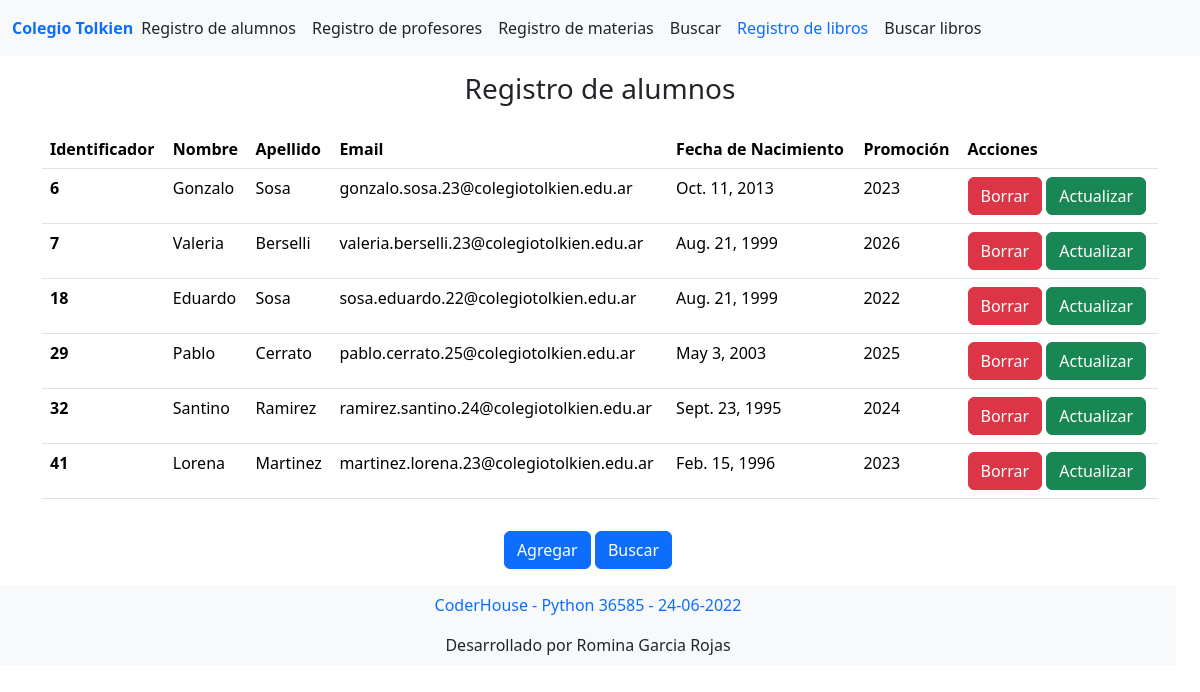
/registroa/, run on the app's committed database.
### alumnos/models.py (models this page shows)
class Persona(models.Model):
    nombre = models.CharField(max_length=100)
    apellido = models.CharField(max_length=100)
    email = models.CharField(max_length=100)
    fecha_nacimiento = models.DateField()
    promocion = models.IntegerField()

### alumnos/views.py (the view)
# urls.py: path('registroa/', views.registroa, name="registroa"),
def registroa(request):
    personas = Persona.objects.all()
    template = loader.get_template('alumnos/lista_alumnos.html')
    context = {
        'personas': personas,
    }
    return HttpResponse(template.render(context, request))

### alumnos/templates/alumnos/lista_alumnos.html (shortened to what this page needs)
{% extends "alumnos/index.html" %}
{% load bootstrap5 %}
{% block cuerpo %}
<main>
  <h1 class="fs-3 text text-center text-dark pt-3">Registro de alumnos</h1>
</main>
<div class="container py-3">
    <div class="row">
      <div class="col">
          {% if personas %}
          <table class="table">
              <thead>
                  <th scope="col">Identificador</th>
                  <th scope="col">Nombre</th>
                  <th scope="col">Apellido</th>
                  <th scope="col">Email</th>
                  <th scope="col">Fecha de Nacimiento</th>
                  <th scope="col">Promoción</th>
                  <th scope="col">Acciones</th>
              </thead>
              {% for p in personas %}
              <tbody>
                  <tr>
                      <th scope="row">{{p.id}} </th>
                      <td> {{p.nombre}} </td>
                      <td> {{p.apellido}} </td>
                      <td> {{p.email}} </td>
                      <td class> {{p.fecha_nacimiento}} </td>
                      <td> {{p.promocion}}</td>
                      <td>
                        {% url 'borrar' identificador=p.id as borrar_url %}
                        {% url 'actualizar' identificador=p.id as actualizar_url %}
                        {% bootstrap_button "Borrar" size="sm" button_class="btn-danger" button_type="link" href=borrar_url %}
                        {% bootstrap_button "Actualizar" size="sm" button_class="btn-success" button_type="link" href=actualizar_url %}
                      </td>
                  </tr>
              </tbody>
              {% endfor %}
          </table>
          {% else %}
              <p>No tienes alumnos, docentes ni directivos cargados</p>
          {% endif %}
      </div>
    </div>
  </div>
  <div class="row text-center w-100">
      <div class="col pb-3">
        {% url 'agregar' as agregar_url %}
        {% url 'buscar' as buscar_url %}
        {% bootstrap_button "Agregar" button_class="btn-primary" button_type="link" href=agregar_url %}
        {% bootstrap_button "Buscar" button_class="btn-primary" button_type="link" href=buscar_url %}
      <div>
    <div>
<div class="py-3">
  {% endblock %}

### data on the page
Persona: id "6", nombre "Gonzalo", apellido "Sosa", email "gonzalo.sosa.23@colegiotolkien.edu.ar", fecha_nacimiento "Oct. 11, 2013", promocion "2023", bootstrap_button "Borrar", bootstrap_button "Actualizar"
Persona: id "7", nombre "Valeria", apellido "Berselli", email "valeria.berselli.23@colegiotolkien.edu.ar", fecha_nacimiento "Aug. 21, 1999", promocion "2026", bootstrap_button "Borrar", bootstrap_button "Actualizar"
Persona: id "18", nombre "Eduardo", apellido "Sosa", email "sosa.eduardo.22@colegiotolkien.edu.ar", fecha_nacimiento "Aug. 21, 1999", promocion "2022", bootstrap_button "Borrar", bootstrap_button "Actualizar"
Persona: id "29", nombre "Pablo", apellido "Cerrato", email "pablo.cerrato.25@colegiotolkien.edu.ar", fecha_nacimiento "May 3, 2003", promocion "2025", bootstrap_button "Borrar", bootstrap_button "Actualizar"
Persona: id "32", nombre "Santino", apellido "Ramirez", email "ramirez.santino.24@colegiotolkien.edu.ar", fecha_nacimiento "Sept. 23, 1995", promocion "2024", bootstrap_button "Borrar", bootstrap_button "Actualizar"
Persona: id "41", nombre "Lorena", apellido "Martinez", email "martinez.lorena.23@colegiotolkien.edu.ar", fecha_nacimiento "Feb. 15, 1996", promocion "2023", bootstrap_button "Borrar", bootstrap_button "Actualizar"
